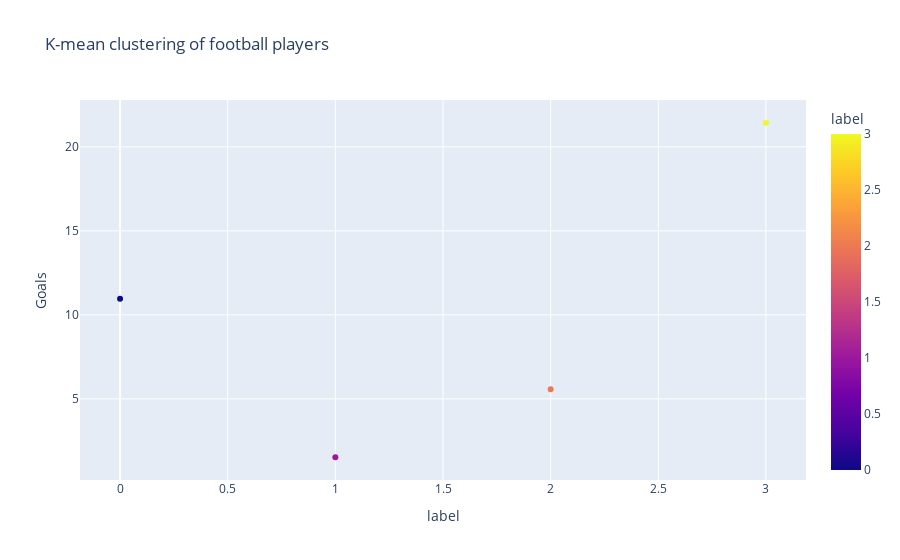

Source (notebook cell):
### Code cell
fig = px.scatter(df_groupby,x="label",y="Goals",color="label",title="K-mean clustering of football players")
fig.update_traces(textposition='top center')
fig.show()

### Figure 1 — Plotly figure (JSON) as saved in the notebook; plotly's stock layout.template omitted (floating-point values rounded to 4 significant figures)
{"data": [{"hovertemplate": "label=%{marker.color}<br>Goals=%{y}<extra></extra>", "legendgroup": "", "marker": {"color": [3, 0, 2, 1], "coloraxis": "coloraxis", "symbol": "circle"}, "mode": "markers", "name": "", "orientation": "v", "showlegend": false, "textposition": "top center", "type": "scatter", "x": [3, 0, 2, 1], "xaxis": "x", "y": [21.43, 10.96, 5.565, 1.522], "yaxis": "y"}], "layout": {"coloraxis": {"colorbar": {"title": {"text": "label"}}, "colorscale": [[0, "#0d0887"], [0.1111, "#46039f"], [0.2222, "#7201a8"], [0.3333, "#9c179e"], [0.4444, "#bd3786"], [0.5556, "#d8576b"], [0.6667, "#ed7953"], [0.7778, "#fb9f3a"], [0.8889, "#fdca26"], [1, "#f0f921"]]}, "legend": {"tracegroupgap": 0}, "title": {"text": "K-mean clustering of football players"}, "xaxis": {"anchor": "y", "domain": [0, 1], "title": {"text": "label"}}, "yaxis": {"anchor": "x", "domain": [0, 1], "title": {"text": "Goals"}}}}
